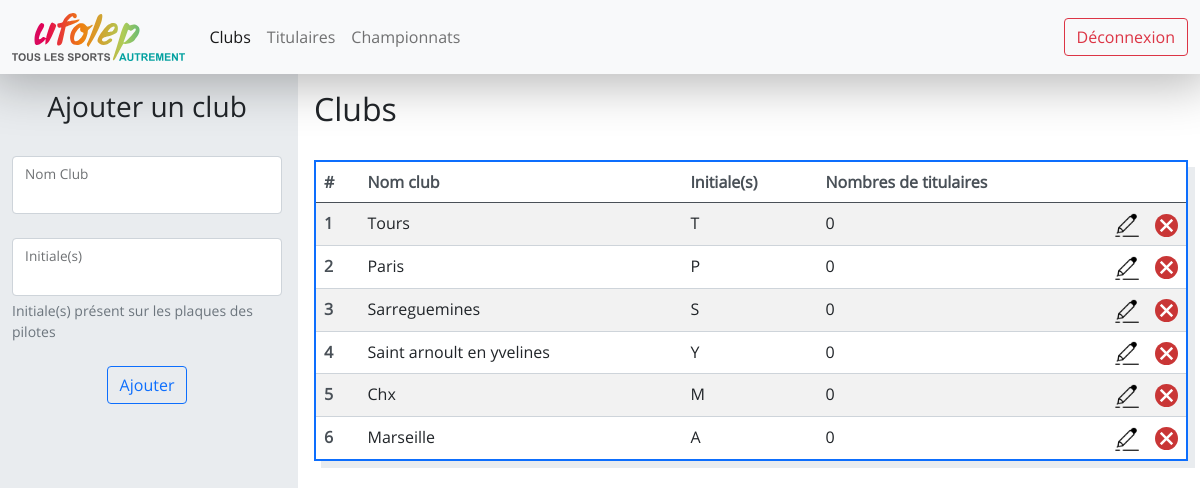
/clubs/ (signed in), run on the app's committed database.
### website/models.py (models this page shows)
class Club(db.Model) :
    __tablename__ = "club"
    id = db.Column(db.Integer, primary_key=True)
    ville = db.Column(db.String(100), unique=True, nullable=False)
    initiales = db.Column(db.String(5), unique=True, nullable=False)
    titulaires = db.relationship('Titulaire', backref='club', lazy=True)
    etapes = db.relationship('Etape', cascade="all, delete-orphan",backref='club', lazy=True)

### website/views.py (the view)
@views.route("/clubs/")
@login_required
def clubs() :
    clubs = Club.query.all()
    return render_template("clubs.html", clubs=clubs)

### app.py (called while the page is built)
@app.teardown_appcontext
def shutdown_session(exception=None):
    db.session.remove()

### website/__init__.py (called while the page is built)
def create_app() :
    app = Flask(__name__)
    app.config["SECRET_KEY"] = "ti=his is a test"
    app.config['SQLALCHEMY_DATABASE_URI'] = 'sqlite:///database.db'
    app.config['SQLALCHEMY_TRACK_MODIFICATIONS'] = True
    db.init_app(app)
    login_manager = LoginManager()
    login_manager.login_view = "auth.login"
    login_manager.init_app(app)
    from .models import User
    @login_manager.user_loader
    def load_user(user_id) :
        return User.query.get(int(user_id))
    from .views import views
    from .auth import auth
    app.register_blueprint(views, url_prefix="/")
    app.register_blueprint(auth, url_prefix="/")
    db.create_all(app=app)
    return app

### website/templates/clubs.html (shortened to what this page needs)
{% extends "logged.html" %}
{% block logged_css %}
<link
    href="{{ url_for('static', filename='clubs.css') }}"
    rel="stylesheet"
>
{% endblock %}
{% block left_col %}
<form class="" method="post">
    <div class="title horizontal-flex mb-4">
        <h3>Ajouter un club</h3>
    </div>
    <div class="form-floating mb-4">
        <input type="text" class="form-control {% if ville %}is-invalid{% endif %}" id="city" name="city">
        <label for="city" class="form-label">Nom Club</label>
    </div>
    <div class="form-floating mb-4">
        <input type="text" class="form-control {% if initiales %}is-invalid{% endif %}" id="initiales" name="initiales" aria-describedby="initialesHelp">
        <label for="initiales" class="form-label">Initiale(s)</label>
        <div id="initialesHelp" class="form-text">Initiale(s) présent sur les plaques des pilotes</div>
    </div>
    <div class="horizontal-flex">
        <button type="submit" class="btn btn-outline-primary">Ajouter</button>
    </div>
</form>
{% endblock %}
{% block right_col %}
<div class="title mb-4">
    <h2>Clubs</h2>
</div>
<table class="table table-striped table-hover">
    <thead>
        <tr>
            <th scope="col">#</th>
            <th scope="col">Nom club</th>
            <th scope="col">Initiale(s)</th>
            <th scope="col">Nombres de titulaires</th>
            <th scope="col"></th>
            <th scope="col"></th>
        </tr>
    </thead>
    <tbody>
        {% for club in clubs %}
        <tr>
            <th scope="row">{{ loop.index }}</th>
            <td onclick="window.location='{{ url_for('views.titulaires_by_ville', club_id=club.id)}}';">{{ club.ville[0]|upper + club.ville[1:] }}</td>
            <td onclick="window.location='{{ url_for('views.titulaires_by_ville', club_id=club.id)}}';"> {{ club.initiales }}</td>
            <td onclick="window.location='{{ url_for('views.titulaires_by_ville', club_id=club.id)}}';" >{{ club.titulaires|length }}</td>
            <td class="img"><img src="{{ url_for('static', filename='edit.png') }}" onclick="showEditForm(event, {{club.id}}, '{{ (club.ville[0]|upper + club.ville[1:]) }}', '{{ club.initiales }}')"  alt="Modifier"></td>
            <td class="img"><img src="{{ url_for('static', filename='delete.svg') }}" onclick="deleteClub(event, {{club.id}}, '{{ club.ville[0]|upper + club.ville[1:] }}')" alt="Supprimer"></td>
        </tr>
        {% endfor %}
    </tbody>
</table>
{% endblock %}

### website/static/main.css (style rules this page uses)
* { padding: 0; margin: 0; }
html, body { font-family: open-sans; overflow: hidden; }
.horizontal-flex { display: flex; justify-content: center; }
.table { box-shadow: 7px 7px 0 0 var(--bs-gray-200); border: 2px solid var(--bs-blue) !important; }
.table th { color: var(--bs-gray-700); border-color: var(--bs-gray-400); }
.table td { border-color: var(--bs-gray-400); }

### website/static/clubs.css (style rules this page uses)
tr { cursor: pointer; }
.title { display: flex; }
td.img { width: 2.5rem; cursor: pointer; }
td.img img { max-height: 100%; //width: auto; height: auto; max-width: 100%; }

### data on the page
Club: club.ville[0]|upper+club.ville[1:] "Tours", initiales "T", titulaires|length "0"
Club: club.ville[0]|upper+club.ville[1:] "Paris", initiales "P", titulaires|length "0"
Club: club.ville[0]|upper+club.ville[1:] "Sarreguemines", initiales "S", titulaires|length "0"
Club: club.ville[0]|upper+club.ville[1:] "Saint arnoult en yvelines", initiales "Y", titulaires|length "0"
Club: club.ville[0]|upper+club.ville[1:] "Chx", initiales "M", titulaires|length "0"
Club: club.ville[0]|upper+club.ville[1:] "Marseille", initiales "A", titulaires|length "0"
